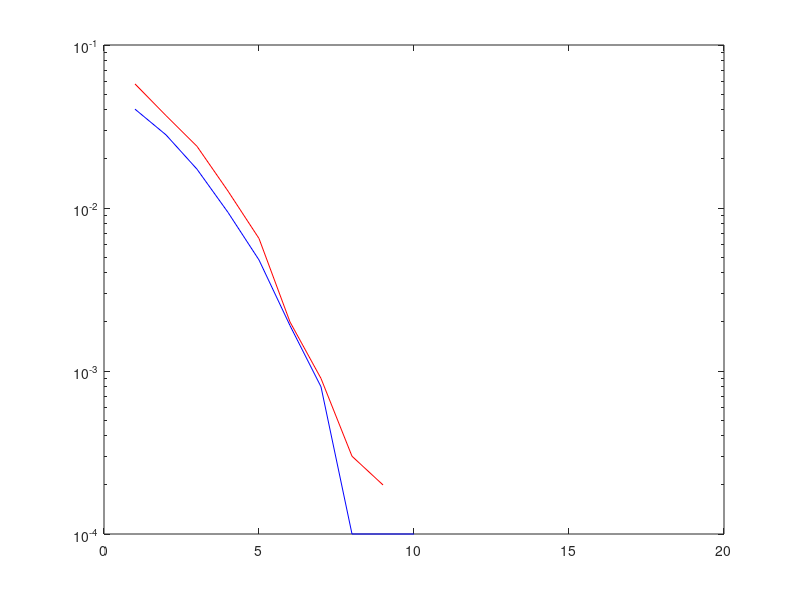

Here is the MATLAB script that generated this plot:
clear all; close all; clc;

fc = 1;
M1 = 4; M2 = 16;
stream_size = 10000;
SNR = 1 : 1 : 20;
k1 = log2(M1); k2 = log2(M2);

ber1 = [];
ber2 = [];

data = randi([0,1], stream_size, 1);

stream1 = reshape(data, stream_size / k1, k1);
stream1 = bi2de(stream1);

stream2 = reshape(data, stream_size / k2, k2);
stream2 = bi2de(stream2);


stream1 = qammod(stream1, 4);
stream2 = qammod(stream2, 16);

for snr = SNR

signal1 = awgn(stream1 ,snr);
signal2 = awgn(stream2 ,snr);



recieved1 = qamdemod(signal1, 4);
recieved2 = qamdemod(signal2, 16);


recieved1 = de2bi(recieved1);
recieved2 = de2bi(recieved2);


recieved1 = recieved1(:);
recieved2 = recieved2(:);


[errors, b1] = biterr(data, recieved1);
[errors, b2] = biterr(data, recieved2);

ber1 = [ber1, b1];
ber2 = [ber2, b2];

end

figure;
semilogy(SNR, ber1, 'r');
hold on;
semilogy(SNR, ber2, 'b');